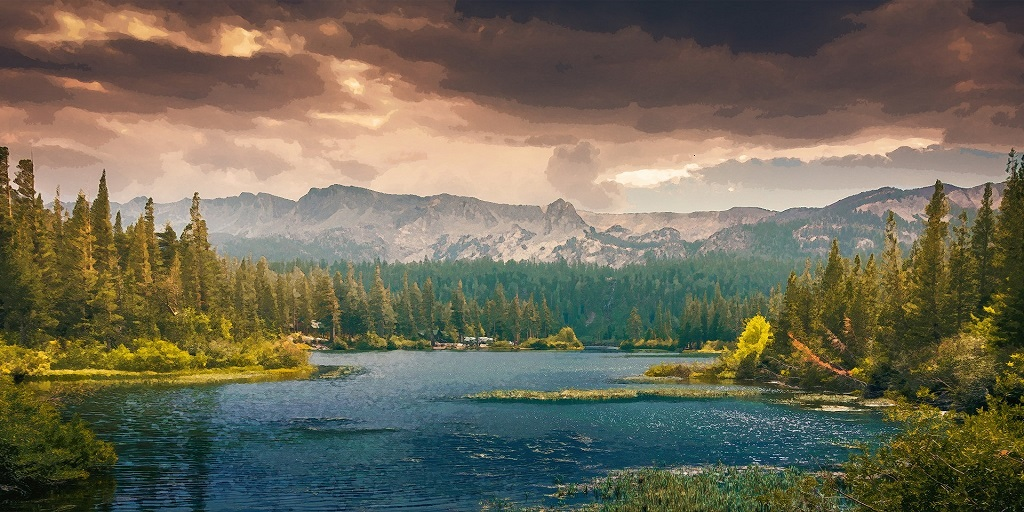
#> input picture 영상처리 공부/image/picture_art_d.jpg, 1024 x 512 px
$ python plot_hog.py   (older library calls are emulated)
#> lines starting #> are read from the running program, lines starting #| are printed output that depends on the picture
"""
===============================
Histogram of Oriented Gradients
===============================

The Histogram of Oriented Gradient (HOG) feature descriptor is popular
for object detection [1]_.

In the following example, we compute the `HOG descriptor
<http://en.wikipedia.org/wiki/Histogram_of_oriented_gradients>`__
and display a visualisation.

Algorithm overview
------------------

Compute a Histogram of Oriented Gradients (HOG) by

1. (optional) global image normalisation
2. computing the gradient image in x and y
3. computing gradient histograms
4. normalising across blocks
5. flattening into a feature vector

The first stage applies an optional global image normalisation
equalisation that is designed to reduce the influence of illumination
effects. In practice we use gamma (power law) compression, either
computing the square root or the log of each color channel.
Image texture strength is typically proportional to the local surface
illumination so this compression helps to reduce the effects of local
shadowing and illumination variations.

The second stage computes first order image gradients. These capture
contour, silhouette and some texture information, while providing
further resistance to illumination variations. The locally dominant
color channel is used, which provides color invariance to a large
extent. Variant methods may also include second order image derivatives,
which act as primitive bar detectors - a useful feature for capturing,
e.g. bar like structures in bicycles and limbs in humans.

The third stage aims to produce an encoding that is sensitive to
local image content while remaining resistant to small changes in
pose or appearance. The adopted method pools gradient orientation
information locally in the same way as the SIFT [2]_
feature. The image window is divided into small spatial regions,
called "cells". For each cell we accumulate a local 1-D histogram
of gradient or edge orientations over all the pixels in the
cell. This combined cell-level 1-D histogram forms the basic
"orientation histogram" representation. Each orientation histogram
divides the gradient angle range into a fixed number of
predetermined bins. The gradient magnitudes of the pixels in the
cell are used to vote into the orientation histogram.

The fourth stage computes normalisation, which takes local groups of
cells and contrast normalises their overall responses before passing
to next stage. Normalisation introduces better invariance to illumination,
shadowing, and edge contrast. It is performed by accumulating a measure
of local histogram "energy" over local groups of cells that we call
"blocks". The result is used to normalise each cell in the block.
Typically each individual cell is shared between several blocks, but
its normalisations are block dependent and thus different. The cell
thus appears several times in the final output vector with different
normalisations. This may seem redundant but it improves the performance.
We refer to the normalised block descriptors as Histogram of Oriented
Gradient (HOG) descriptors.

The final step collects the HOG descriptors from all blocks of a dense
overlapping grid of blocks covering the detection window into a combined
feature vector for use in the window classifier.

References
----------

.. [1] Dalal, N. and Triggs, B., "Histograms of Oriented Gradients for
       Human Detection," IEEE Computer Society Conference on Computer
       Vision and Pattern Recognition, 2005, San Diego, CA, USA.

.. [2] David G. Lowe, "Distinctive image features from scale-invariant
       keypoints," International Journal of Computer Vision, 60, 2 (2004),
       pp. 91-110.

"""
import matplotlib.pyplot as plt

from skimage.feature import hog
from skimage import img_as_ubyte,exposure
import cv2

#image = data.astronaut()
backImage = cv2.imread('image/picture_art_d.jpg')
#> backImage is the input picture: shape (512, 1024, 3); mean B, G, R 86.4, 105.1, 110.7

fd1, hog_image1 = hog(backImage, orientations=8, pixels_per_cell=(16, 16),
                        cells_per_block=(1, 1), visualize=True, multichannel=True)
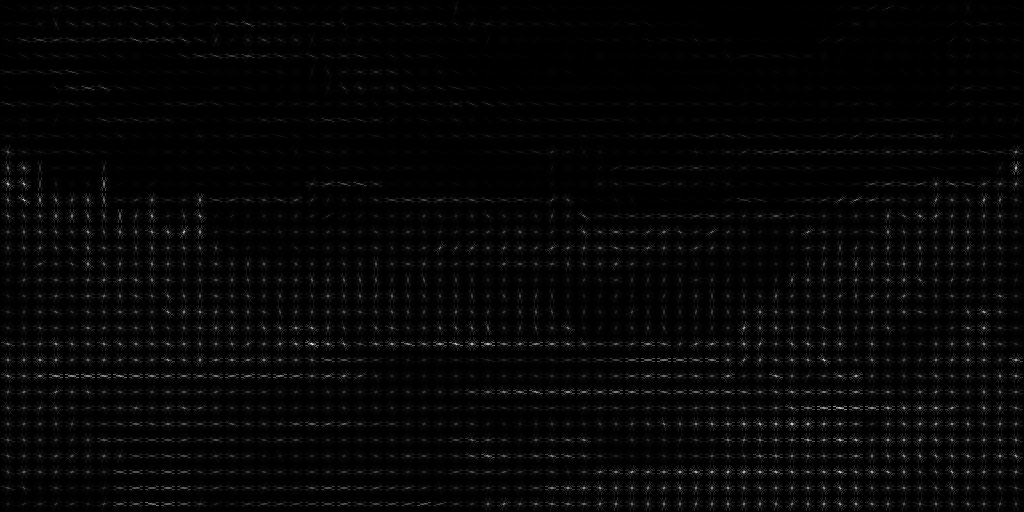
#> hog_image1: shape (512, 1024) float64; min 0, max 53.27, mean 1.2; drawn with min black and max white
#> fd1 = 16384 values, max 0.669 at index 6515, min 0 at index 311, mean 0.343

# Rescale histogram for better display
hog_image_rescaled1 = exposure.rescale_intensity(hog_image1, in_range=(0, 10))
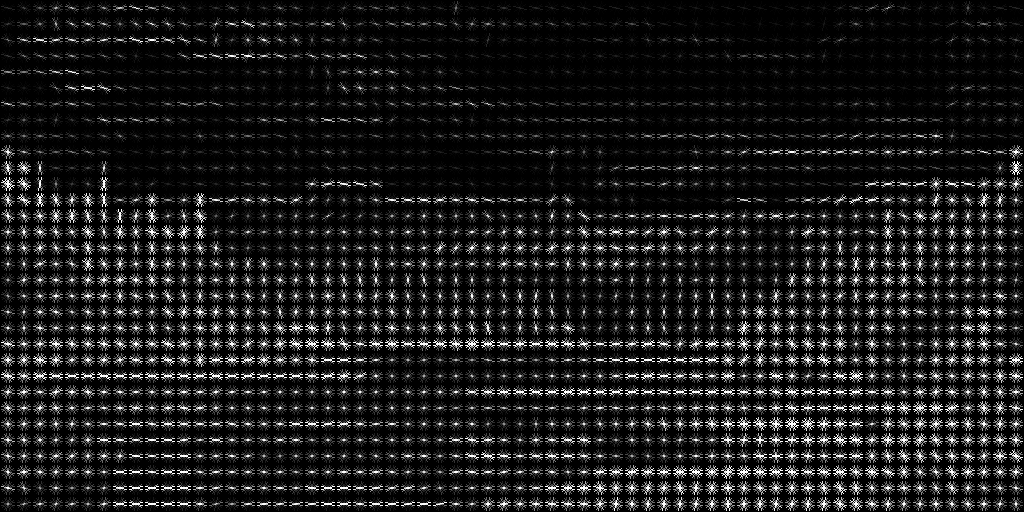
#> hog_image_rescaled1: shape (512, 1024) float64; min 0, max 1, mean 0.11

#> (the run stopped early here; a loop or call above may not have finished)

$ run again, with 영상처리 공부/image/frame.png saved as 영상처리 공부/image/picture_art_d.jpg
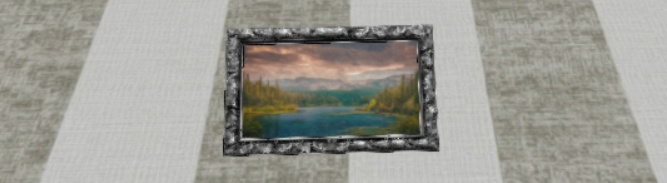
#> input picture 영상처리 공부/image/frame.png, 667 x 183 px
#> backImage is the input picture: shape (183, 667, 3); mean B, G, R 148.3, 155.2, 156.1
#> `fd1, hog_image1 = hog(backImage, orientations=8, pixels_per_cell=(16, ..`:
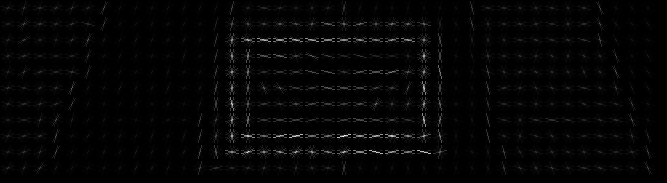
#> hog_image1: shape (183, 667) float64; min 0, max 32.45, mean 0.6; drawn with min black and max white
#> fd1 = 3608 values, max 0.692 at index 3163, min 0 at index 1113, mean 0.337
#> `hog_image_rescaled1 = exposure.rescale_intensity(hog_image1, in_range=..`:
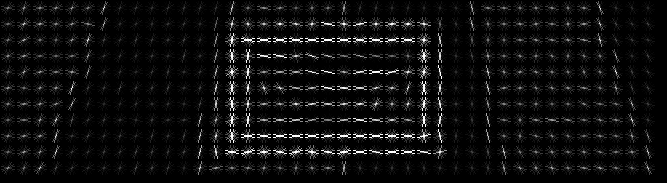
#> hog_image_rescaled1: shape (183, 667) float64; min 0, max 1, mean 0.0565
